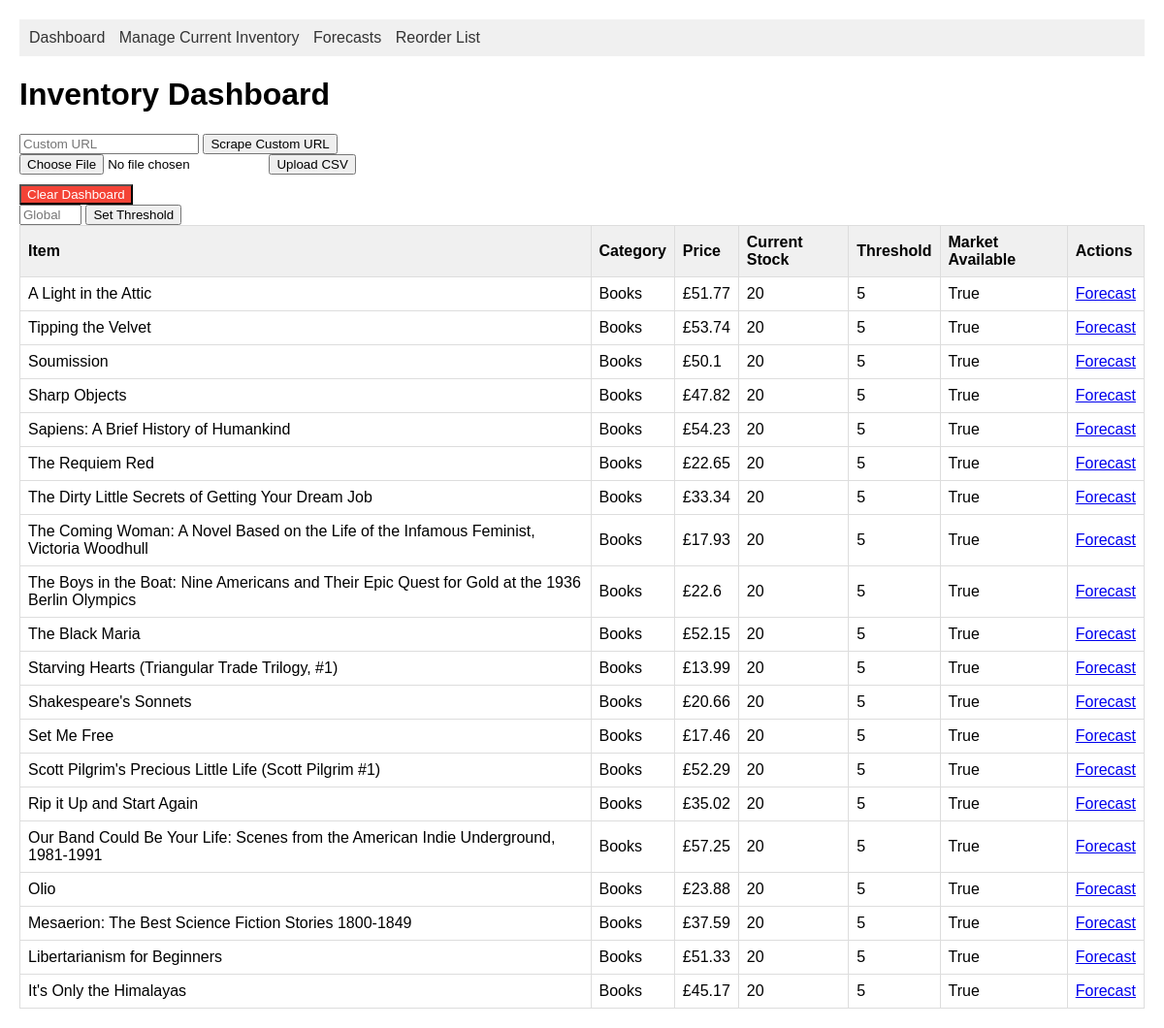
Page /dashboard on the earlier database version.
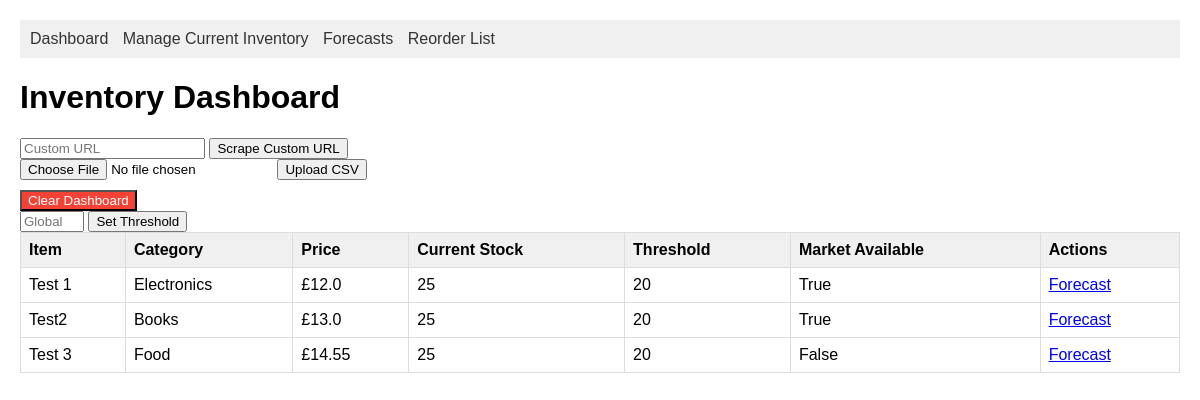
Same page on the later database version.
### models.py (models this page shows)
class StockItem(db.Model):
    __tablename__ = 'stock_items'
    id = db.Column(db.Integer, primary_key=True)
    name = db.Column(db.String(200), nullable=False)
    category = db.Column(db.String(50))
    current_stock = db.Column(db.Integer, default=0)
    market_availability = db.Column(db.Boolean, default=True)
    reorder_threshold = db.Column(db.Integer)
    price = db.Column(db.Float)
    forecasts = db.relationship('Forecast', backref='stock_item', lazy=True)
    def needs_reorder(self):
        return self.current_stock <= self.reorder_threshold

### app.py (the view)
@app.route('/dashboard', methods=['GET', 'POST'])
def dashboard():
    items = StockItem.query.all()
    return render_template('dashboard.html', items=items)

### templates/dashboard.html (shortened to what this page needs)
{% extends "base.html" %}
{% block content %}
    <h1>Inventory Dashboard</h1>
    <div class="data-source-controls">
        <form method="post" action="{{ url_for('update_stock') }}">
            <input type="text" name="url" placeholder="Custom URL">
            <button type="submit">Scrape Custom URL</button>
        </form>
        <form method="post" action="{{ url_for('upload_data') }}" enctype="multipart/form-data">
            <input type="file" name="file" accept=".csv">
            <button type="submit">Upload CSV</button>
        </form>
        <form method="post" action="{{ url_for('clear_dashboard') }}" style="margin-top: 10px;">
            <button type="submit" style="background-color: #f44336; color: white;">Clear Dashboard</button>
        </form>
    </div>
    <div class="threshold-controls">
        <form method="post" action="{{ url_for('set_threshold') }}">
            <input type="number" name="threshold" placeholder="Global Threshold %" min="0" max="100">
            <button type="submit">Set Threshold</button>
        </form>
    </div>
    <table>
        <thead>
            <tr>
                <th>Item</th>
                <th>Category</th>
                <th>Price</th>
                <th>Current Stock</th>
                <th>Threshold</th>
                <th>Market Available</th>
                <th>Actions</th>
            </tr>
        </thead>
        <tbody>
            {% for item in items %}
            <tr class="{% if item.needs_reorder() %}reorder-alert{% endif %}">
                <td>{{ item.name }}</td>
                <td>{{ item.category }}</td>
                <td>£{{ item.price }}</td>
                <td>{{ item.current_stock }}</td>
                <td>{{ item.reorder_threshold }}</td>
                <td>{{ item.market_availability }}</td>
                <td>
                    <a href="{{ url_for('stock_forecast', stock_id=item.id) }}">Forecast</a>
                </td>
            </tr>
            {% endfor %}
        </tbody>
    </table>
{% endblock %}

### templates/base.html (shortened to what this page needs)
<!DOCTYPE html>
<html lang="en">
<head>
    <link rel="stylesheet" href="{{ url_for('static', filename='styles.css') }}">
</head>
<body>
    <nav>
        <a href="{{ url_for('dashboard') }}">Dashboard</a>
        <a href="{{ url_for('manage_inventory') }}">Manage Current Inventory</a>
        <a href="{{ url_for('forecast') }}">Forecasts</a>
        <a href="{{ url_for('reorder') }}">Reorder List</a>
    </nav>
    <div class="content">
        {% block content %}{% endblock %}
    </div>
</body>
</html>

### static/styles.css (style rules this page uses)
body { font-family: Arial, sans-serif; margin: 20px; }
nav { background-color: #f0f0f0; padding: 10px; margin-bottom: 20px; }
nav a { margin-right: 10px; text-decoration: none; color: #333; }
table { width: 100%; border-collapse: collapse; margin-bottom: 20px; }
th, td { border: 1px solid #ddd; padding: 8px; text-align: left; }
th { background-color: #f0f0f0; }

Differences in the rows shown:
removed StockItem: name "Sharp Objects", category "Books", price "47.82", current_stock "20", reorder_threshold "5", market_availability "True"
removed StockItem: name "Sapiens: A Brief History of Humankind", category "Books", price "54.23", current_stock "20", reorder_threshold "5", market_availability "True"
removed StockItem: name "The Requiem Red", category "Books", price "22.65", current_stock "20", reorder_threshold "5", market_availability "True"
removed StockItem: name "The Dirty Little Secrets of Getting Your Dream Job", category "Books", price "33.34", current_stock "20", reorder_threshold "5", market_availability "True"
removed StockItem: name "The Coming Woman: A Novel Based on the Life of the Infamous Feminist, Victoria Woodhull", category "Books", price "17.93", current_stock "20", reorder_threshold "5", market_availability "True"
removed StockItem: name "The Boys in the Boat: Nine Americans and Their Epic Quest for Gold at the 1936 Berlin Olympics", category "Books", price "22.6", current_stock "20", reorder_threshold "5", market_availability "True"
removed StockItem: name "The Black Maria", category "Books", price "52.15", current_stock "20", reorder_threshold "5", market_availability "True"
removed StockItem: name "Starving Hearts (Triangular Trade Trilogy, #1)", category "Books", price "13.99", current_stock "20", reorder_threshold "5", market_availability "True"
removed StockItem: name "Shakespeare's Sonnets", category "Books", price "20.66", current_stock "20", reorder_threshold "5", market_availability "True"
removed StockItem: name "Set Me Free", category "Books", price "17.46", current_stock "20", reorder_threshold "5", market_availability "True"
removed StockItem: name "Scott Pilgrim's Precious Little Life (Scott Pilgrim #1)", category "Books", price "52.29", current_stock "20", reorder_threshold "5", market_availability "True"
removed StockItem: name "Rip it Up and Start Again", category "Books", price "35.02", current_stock "20", reorder_threshold "5", market_availability "True"
removed StockItem: name "Our Band Could Be Your Life: Scenes from the American Indie Underground, 1981-1991", category "Books", price "57.25", current_stock "20", reorder_threshold "5", market_availability "True"
removed StockItem: name "Olio", category "Books", price "23.88", current_stock "20", reorder_threshold "5", market_availability "True"
removed StockItem: name "Mesaerion: The Best Science Fiction Stories 1800-1849", category "Books", price "37.59", current_stock "20", reorder_threshold "5", market_availability "True"
removed StockItem: name "Libertarianism for Beginners", category "Books", price "51.33", current_stock "20", reorder_threshold "5", market_availability "True"
removed StockItem: name "It's Only the Himalayas", category "Books", price "45.17", current_stock "20", reorder_threshold "5", market_availability "True"
changed StockItem: name "A Light in the Attic" → "Test 1"; category "Books" → "Electronics"; price "51.77" → "12.0"; current_stock "20" → "25"; reorder_threshold "5" → "20"
changed StockItem "Books": name "Tipping the Velvet" → "Test2"; price "53.74" → "13.0"; current_stock "20" → "25"; reorder_threshold "5" → "20"
changed StockItem: name "Soumission" → "Test 3"; category "Books" → "Food"; price "50.1" → "14.55"; current_stock "20" → "25"; reorder_threshold "5" → "20"; market_availability "True" → "False"
